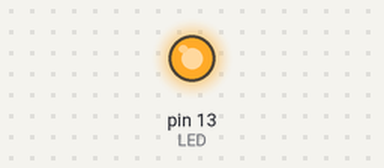
A sketch run on a simulated Arduino Uno, built with avr-gcc and run on an emulated ATmega328P. On the bench: output pins drawn as LEDs (lit = HIGH).

Above: at 2.0 s.
At 8.1 s:
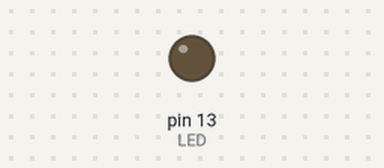
Timing chart, 0 to 12.7 s (numbered marks = the images above):
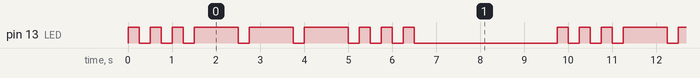

Measured:
- by itself, pin 13 (LED): repeats every 9.8 s: 2 × (LOW 0.25 s, HIGH 0.25 s), 3 × (LOW 0.25 s, HIGH 1.0 s), 3 × (LOW 0.25 s, HIGH 0.25 s), LOW 3.3 s, HIGH 0.25 s
- by itself, everything shown: repeats every 9.8 s, in 18 steps

The sketch:

sosled-advanced.ino
```cpp
// Created by @AryToNeX & @SantX27

const int LED = 13;

void setup(){
  pinMode(LED, OUTPUT);
}

void loop(){
  dot(); dot(); dot(); // S
  dash(); dash(); dash(); // O
  dot(); dot(); dot(); // S
  delay(3000);
}

void dot(){
  digitalWrite(LED, HIGH);
  delay(250);
  digitalWrite(LED, LOW);
  delay(250);
}

void dash(){
  digitalWrite(LED, HIGH);
  delay(1000);
  digitalWrite(LED, LOW);
  delay(250);
}
```
